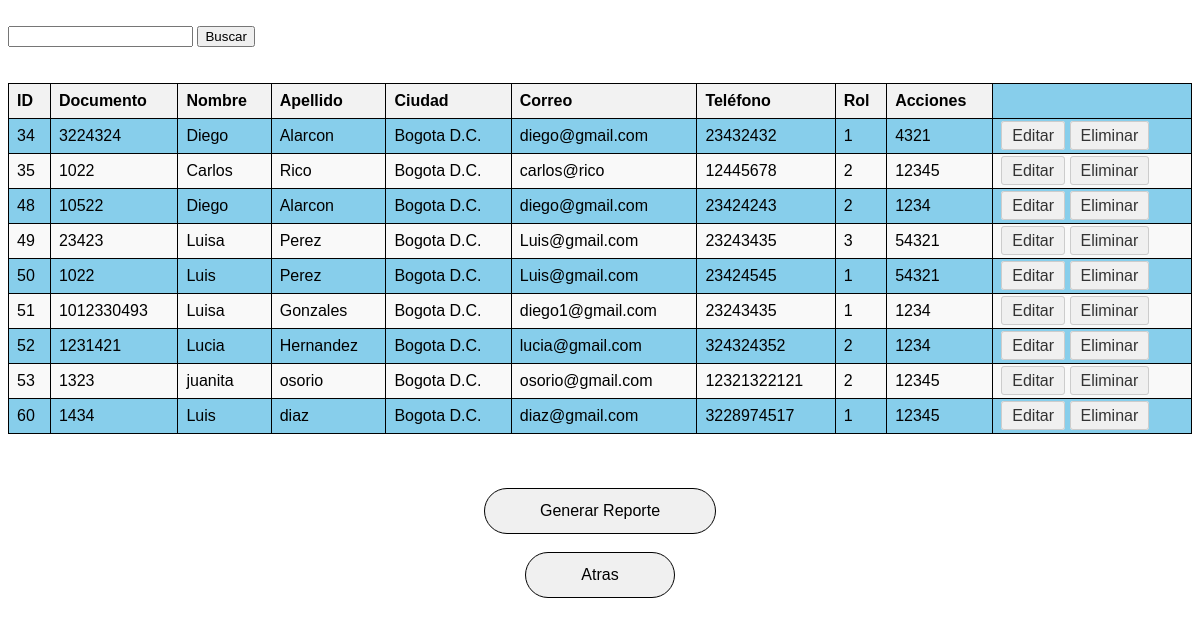
/Vista/Html/Inicio/Usuarios.php, run on an earlier commit of the app's database.
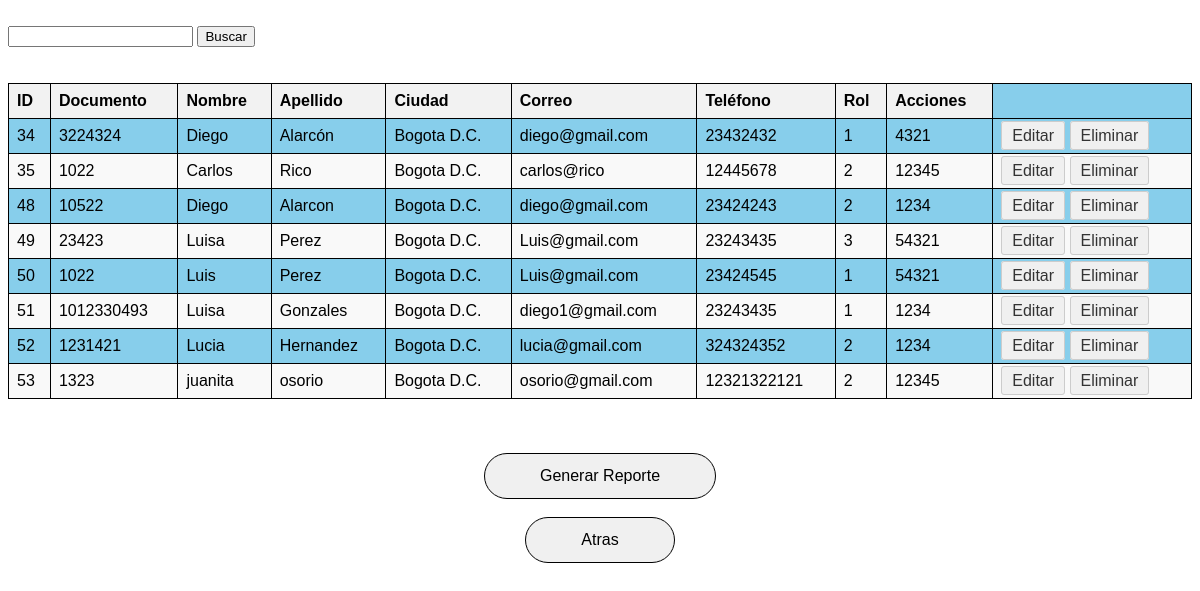
And on a later commit of the database.
### tables this page shows
CREATE TABLE `tbl_usuarios` (
  `Id_usuario` int(11) NOT NULL,
  `Documento` int(11) NOT NULL,
  `Nombres` varchar(30) NOT NULL,
  `Apellidos` varchar(30) NOT NULL,
  `Ciudad` varchar(15) NOT NULL,
  `Direccion` varchar(30) NOT NULL,
  `Correo` varchar(30) NOT NULL,
  `Telefono` bigint(20) NOT NULL,
  `Rol` int(11) NOT NULL,
  `Contraseña` varchar(30) NOT NULL
);

### Modelo/ConexionBD.php (called while the page is built, shortened)
<?php
class conexionBD {
    private $mySQLI;
    private $result;
    public function abrir() {
        $this->mySQLI = mysqli_connect("localhost", "root", "", "dogocat");
        if (mysqli_connect_error()) {
            return 0;
        } else {
            return 1;
        }
    }
    public function consulta($sql) {
        $conec = $this->mySQLI;
        $this->result = mysqli_query($conec, $sql);
    }
    public function obtenerResult() {
        return $this->result;
    }
}
?>

### Vista/Html/Inicio/Usuarios.php (the view, shortened to what this page needs)
<?php
    include '../../../Modelo/conexionBD.php';
    $conexion = new conexionBD();
    $conexion->abrir();
    $sql = "SELECT * FROM tbl_usuarios";
    $conexion->consulta($sql);
    $result = $conexion->obtenerResult();
?>
<!DOCTYPE html>
<html>
<head>
    <link rel="stylesheet" href="../../Estilos/Tablas.css">
</head>
<body>
    <br>
<form action="../../../Controlador/buscarUsuario.php" method="POST">
            <input type="text" id="buscarId" name="buscarId">
            <input type="submit" value="Buscar">
        </form>
        <br><br>
    <table border="1">
        <tr>
            <th>ID</th>
            <th>Documento</th>
            <th>Nombre</th>
            <th>Apellido</th>
            <th>Ciudad</th>
            <th>Correo</th>
            <th>Teléfono</th>
            <th>Rol</th>
            <th>Acciones</th>
        </tr>
        <?php while ($fila = mysqli_fetch_assoc($result)) { ?>
            <tr>
                <td><?php echo $fila['Id_usuario']; ?></td>
                <td><?php echo $fila['Documento']; ?></td>
                <td><?php echo $fila['Nombres']; ?></td>
                <td><?php echo $fila['Apellidos']; ?></td>
                <td><?php echo $fila['Ciudad']; ?></td>
                <td><?php echo $fila['Correo']; ?></td>
                <td><?php echo $fila['Telefono']; ?></td>
                <td><?php echo $fila['Rol']; ?></td>
                <td><?php echo $fila['Contraseña']; ?></td>
                <td>
                    <a href="editar.php?id=<?php echo $fila['Id_usuario']; ?>">Editar</a>
                    <a href="?eliminar=<?php echo $fila['Id_usuario']; ?>">Eliminar</a>
                </td>
            </tr>
        <?php } ?>
    </table> <br><br><br>
    <center><a href="Reportes.php" style="display: inline-block; padding: 13px 55px; border: 1px solid black; border-radius: 25px; color: black; text-decoration: none;"> Generar Reporte </a></center> <br>
    <center><a href="Administrador.php" style="display: inline-block; padding: 13px 55px; border: 1px solid black; border-radius: 25px; color: black; text-decoration: none;"> Atras </a></center>
</body>
</html>

### Vista/Estilos/Tablas.css (style rules this page uses)
body { font-family: Arial, sans-serif; background-image: url(https://encrypted-tbn0.gstatic.com/images?q=tbn:ANd9GcS_k0VijHPR-DzuPKZpScR6W2S7HJ84YqvNrA&usqp=CAU); }
table { width: 100%; border-collapse: collapse; background-color: skyblue; color: black; }
table, th, td { border: 1px solid black; }
th, td { padding: 8px; text-align: left; }
a { text-decoration: none; padding: 5px 10px; border: 1px solid #ccc; background-color: #f0f0f0; color: #333; border-radius: 3px; }
th { background-color: #f2f2f2; }
tr:nth-child(odd) { background-color: #f9f9f9; }

What changed in the data, as far as the page shows it:
removed tbl_usuarios: Id_usuario "60", Documento "1434", Nombres "Luis", Apellidos "diaz", Ciudad "Bogota D.C.", Correo "diaz@gmail.com", Telefono "3228974517", Rol "1", Contraseña "12345"
changed tbl_usuarios id 34: Apellidos "Alarcon" → "Alarcón"
